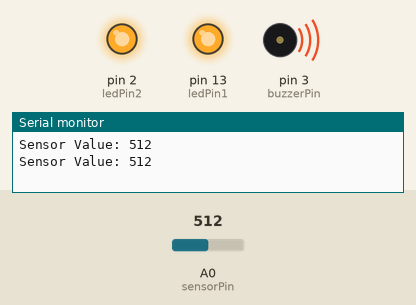
The sketch below on a simulated Arduino Uno, built with avr-gcc and run on an emulated ATmega328P. Shown: output pins drawn as LEDs (lit = HIGH), buzzer (waves = sounding), the last lines printed to the serial monitor. The test bench sets the inputs (shaded band); at power-on: A0 (sensorPin) = 512.

Above: at 1.8 s.
1.9 s: A0 (sensorPin) set to 657
3.4 s: A0 (sensorPin) set to 686
At 4.5 s:
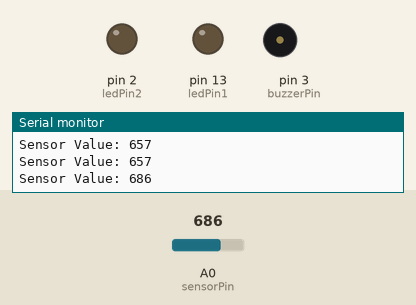
5.5 s: A0 (sensorPin) set to 702
At 7.2 s:
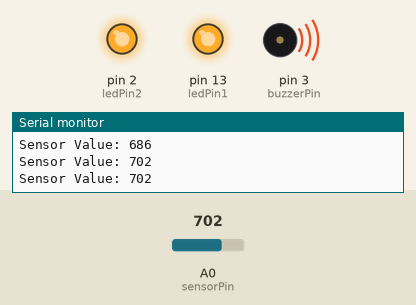
7.5 s: A0 (sensorPin) set to 682
At 8.8 s:
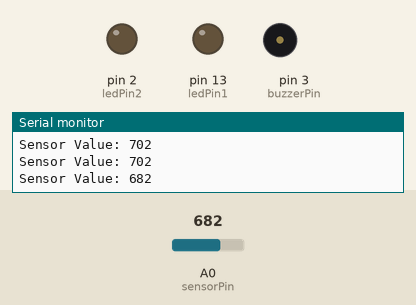
Timing chart, 0 to 10.5 s (numbered marks = the images above; inputs shaded):
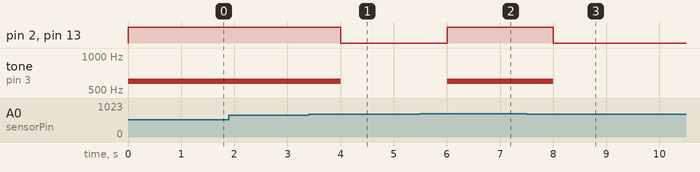

The sketch:

hms_arduino_source_code.ino
```cpp
const int sensorPin = A0;       // Analog pin connected to the sensor
const int ledPin1 = LED_BUILTIN; // Built-in LED pin on Arduino Uno
const int ledPin2 = 2;           // Additional LED pin
const int buzzerPin = 3;         // Buzzer pin

const int standardMin = 675;     // Minimum standard sensor value
const int standardMax = 692;     // Maximum standard sensor value

void setup() {
  pinMode(ledPin1, OUTPUT);       // Set the built-in LED pin as an output
  pinMode(ledPin2, OUTPUT);       // Set the additional LED pin as an output
  pinMode(buzzerPin, OUTPUT);    // Set the buzzer pin as an output
  Serial.begin(9600);            // Initialize serial communication for debugging
}

void loop() {
  int sensorValue = analogRead(sensorPin);   // Read the sensor output

  if (sensorValue < standardMin || sensorValue > standardMax) {
    digitalWrite(ledPin1, HIGH);   // Turn on the built-in LED
    digitalWrite(ledPin2, HIGH);   // Turn on the additional LED
    tone(buzzerPin, 600);        // Activate the buzzer
  } else {
    digitalWrite(ledPin1, LOW);    // Turn off the built-in LED
    digitalWrite(ledPin2, LOW);    // Turn off the additional LED
    noTone(buzzerPin);            // Deactivate the buzzer
  }

  Serial.print("Sensor Value: ");
  Serial.println(sensorValue);    // Print the sensor value to the serial monitor

  delay(1000);   // Delay between readings
}
```

Measured:
- the behaviour switches between 674 and 675 on A0 (sensorPin) (found by bisection; images 0 and 1)
- after the input at 3.4 s, pin 2 (ledPin2), pin 13 (ledPin1): HIGH → LOW after 0.60 s; tone on pin 3 (buzzerPin): 600 Hz → silent after 0.60 s
- after the input at 5.5 s, pin 2 (ledPin2), pin 13 (ledPin1): LOW → HIGH after 0.50 s; tone on pin 3 (buzzerPin): silent → 600 Hz after 0.50 s
- after the input at 7.5 s, pin 2 (ledPin2), pin 13 (ledPin1): HIGH → LOW after 0.50 s; tone on pin 3 (buzzerPin): 600 Hz → silent after 0.50 s
